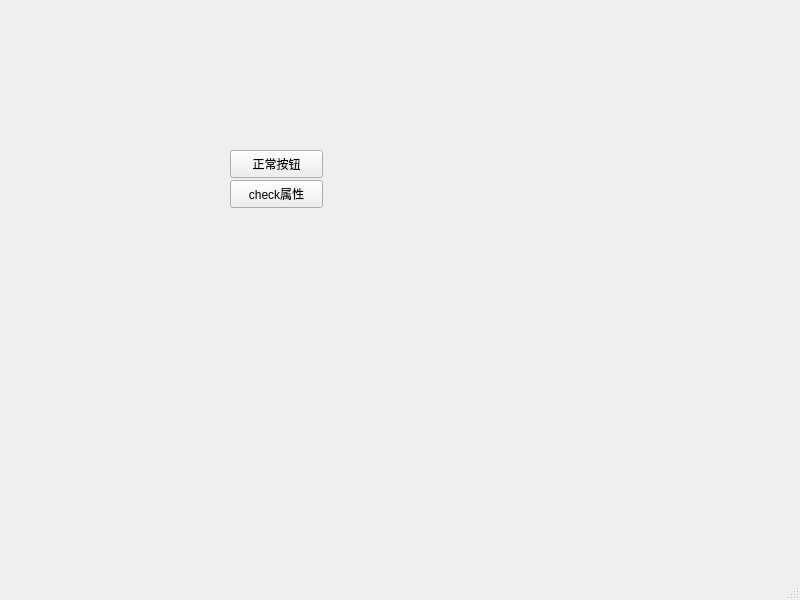
<?xml version="1.0" encoding="UTF-8"?>
<ui version="4.0">
 <class>MainWindow</class>
 <widget class="QMainWindow" name="MainWindow">
  <property name="geometry">
   <rect>
    <x>0</x>
    <y>0</y>
    <width>800</width>
    <height>600</height>
   </rect>
  </property>
  <property name="windowTitle">
   <string>MainWindow</string>
  </property>
  <widget class="QWidget" name="centralwidget">
   <widget class="QPushButton" name="normalBtn">
    <property name="geometry">
     <rect>
      <x>230</x>
      <y>150</y>
      <width>93</width>
      <height>28</height>
     </rect>
    </property>
    <property name="text">
     <string>正常按钮</string>
    </property>
   </widget>
   <widget class="QPushButton" name="checkBtn">
    <property name="geometry">
     <rect>
      <x>230</x>
      <y>180</y>
      <width>93</width>
      <height>28</height>
     </rect>
    </property>
    <property name="text">
     <string>check属性</string>
    </property>
   </widget>
  </widget>
  <widget class="QMenuBar" name="menubar">
   <property name="geometry">
    <rect>
     <x>0</x>
     <y>0</y>
     <width>800</width>
     <height>22</height>
    </rect>
   </property>
  </widget>
  <widget class="QStatusBar" name="statusbar"/>
 </widget>
 <resources/>
 <connections/>
</ui>
